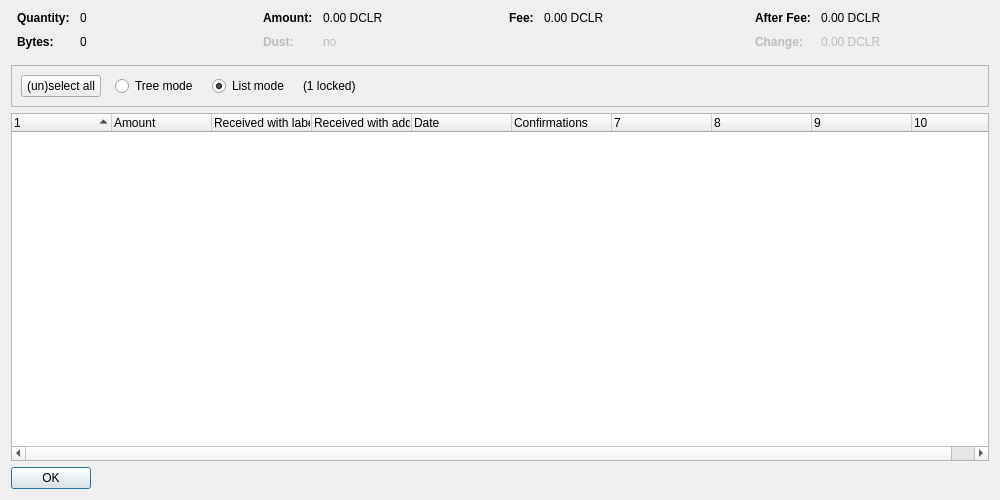
<?xml version="1.0" encoding="UTF-8"?>
<ui version="4.0">
 <class>CoinControlDialog</class>
 <widget class="QDialog" name="CoinControlDialog">
  <property name="geometry">
   <rect>
    <x>0</x>
    <y>0</y>
    <width>1000</width>
    <height>500</height>
   </rect>
  </property>
  <property name="windowTitle">
   <string>Coin Selection</string>
  </property>
  <layout class="QVBoxLayout" name="verticalLayout">
   <item>
    <layout class="QHBoxLayout" name="horizontalLayoutTop" stretch="0,0,0,0">
     <property name="topMargin">
      <number>0</number>
     </property>
     <property name="bottomMargin">
      <number>10</number>
     </property>
     <item>
      <layout class="QFormLayout" name="formLayoutCoinControl1">
       <property name="horizontalSpacing">
        <number>10</number>
       </property>
       <property name="verticalSpacing">
        <number>10</number>
       </property>
       <property name="leftMargin">
        <number>6</number>
       </property>
       <property name="rightMargin">
        <number>6</number>
       </property>
       <item row="0" column="0">
        <widget class="QLabel" name="labelCoinControlQuantityText">
         <property name="font">
          <font>
           <weight>75</weight>
           <bold>true</bold>
          </font>
         </property>
         <property name="text">
          <string>Quantity:</string>
         </property>
        </widget>
       </item>
       <item row="0" column="1">
        <widget class="QLabel" name="labelCoinControlQuantity">
         <property name="cursor">
          <cursorShape>IBeamCursor</cursorShape>
         </property>
         <property name="contextMenuPolicy">
          <enum>Qt::ActionsContextMenu</enum>
         </property>
         <property name="text">
          <string notr="true">0</string>
         </property>
         <property name="textInteractionFlags">
          <set>Qt::LinksAccessibleByMouse|Qt::TextSelectableByKeyboard|Qt::TextSelectableByMouse</set>
         </property>
        </widget>
       </item>
       <item row="1" column="0">
        <widget class="QLabel" name="labelCoinControlBytesText">
         <property name="font">
          <font>
           <weight>75</weight>
           <bold>true</bold>
          </font>
         </property>
         <property name="text">
          <string>Bytes:</string>
         </property>
        </widget>
       </item>
       <item row="1" column="1">
        <widget class="QLabel" name="labelCoinControlBytes">
         <property name="cursor">
          <cursorShape>IBeamCursor</cursorShape>
         </property>
         <property name="contextMenuPolicy">
          <enum>Qt::ActionsContextMenu</enum>
         </property>
         <property name="text">
          <string notr="true">0</string>
         </property>
         <property name="textInteractionFlags">
          <set>Qt::LinksAccessibleByMouse|Qt::TextSelectableByKeyboard|Qt::TextSelectableByMouse</set>
         </property>
        </widget>
       </item>
      </layout>
     </item>
     <item>
      <layout class="QFormLayout" name="formLayoutCoinControl2">
       <property name="horizontalSpacing">
        <number>10</number>
       </property>
       <property name="verticalSpacing">
        <number>10</number>
       </property>
       <property name="leftMargin">
        <number>6</number>
       </property>
       <property name="rightMargin">
        <number>6</number>
       </property>
       <item row="0" column="0">
        <widget class="QLabel" name="labelCoinControlAmountText">
         <property name="font">
          <font>
           <weight>75</weight>
           <bold>true</bold>
          </font>
         </property>
         <property name="text">
          <string>Amount:</string>
         </property>
        </widget>
       </item>
       <item row="0" column="1">
        <widget class="QLabel" name="labelCoinControlAmount">
         <property name="cursor">
          <cursorShape>IBeamCursor</cursorShape>
         </property>
         <property name="contextMenuPolicy">
          <enum>Qt::ActionsContextMenu</enum>
         </property>
         <property name="text">
          <string notr="true">0.00 DCLR</string>
         </property>
         <property name="textInteractionFlags">
          <set>Qt::LinksAccessibleByMouse|Qt::TextSelectableByKeyboard|Qt::TextSelectableByMouse</set>
         </property>
        </widget>
       </item>
       <item row="1" column="0">
        <widget class="QLabel" name="labelCoinControlLowOutputText">
         <property name="enabled">
          <bool>false</bool>
         </property>
         <property name="font">
          <font>
           <weight>75</weight>
           <bold>true</bold>
          </font>
         </property>
         <property name="text">
          <string>Dust:</string>
         </property>
        </widget>
       </item>
       <item row="1" column="1">
        <widget class="QLabel" name="labelCoinControlLowOutput">
         <property name="enabled">
          <bool>false</bool>
         </property>
         <property name="cursor">
          <cursorShape>IBeamCursor</cursorShape>
         </property>
         <property name="contextMenuPolicy">
          <enum>Qt::ActionsContextMenu</enum>
         </property>
         <property name="text">
          <string notr="true">no</string>
         </property>
         <property name="textInteractionFlags">
          <set>Qt::LinksAccessibleByMouse|Qt::TextSelectableByKeyboard|Qt::TextSelectableByMouse</set>
         </property>
        </widget>
       </item>
      </layout>
     </item>
     <item>
      <layout class="QFormLayout" name="formLayoutCoinControl3">
       <property name="horizontalSpacing">
        <number>10</number>
       </property>
       <property name="verticalSpacing">
        <number>10</number>
       </property>
       <property name="leftMargin">
        <number>6</number>
       </property>
       <property name="rightMargin">
        <number>6</number>
       </property>
       <item row="0" column="0">
        <widget class="QLabel" name="labelCoinControlFeeText">
         <property name="font">
          <font>
           <weight>75</weight>
           <bold>true</bold>
          </font>
         </property>
         <property name="text">
          <string>Fee:</string>
         </property>
        </widget>
       </item>
       <item row="0" column="1">
        <widget class="QLabel" name="labelCoinControlFee">
         <property name="cursor">
          <cursorShape>IBeamCursor</cursorShape>
         </property>
         <property name="contextMenuPolicy">
          <enum>Qt::ActionsContextMenu</enum>
         </property>
         <property name="text">
          <string notr="true">0.00 DCLR</string>
         </property>
         <property name="textInteractionFlags">
          <set>Qt::LinksAccessibleByMouse|Qt::TextSelectableByKeyboard|Qt::TextSelectableByMouse</set>
         </property>
        </widget>
       </item>
      </layout>
     </item>
     <item>
      <layout class="QFormLayout" name="formLayoutCoinControl4">
       <property name="horizontalSpacing">
        <number>10</number>
       </property>
       <property name="verticalSpacing">
        <number>10</number>
       </property>
       <property name="leftMargin">
        <number>6</number>
       </property>
       <property name="rightMargin">
        <number>6</number>
       </property>
       <item row="0" column="0">
        <widget class="QLabel" name="labelCoinControlAfterFeeText">
         <property name="font">
          <font>
           <weight>75</weight>
           <bold>true</bold>
          </font>
         </property>
         <property name="text">
          <string>After Fee:</string>
         </property>
        </widget>
       </item>
       <item row="0" column="1">
        <widget class="QLabel" name="labelCoinControlAfterFee">
         <property name="cursor">
          <cursorShape>IBeamCursor</cursorShape>
         </property>
         <property name="contextMenuPolicy">
          <enum>Qt::ActionsContextMenu</enum>
         </property>
         <property name="text">
          <string notr="true">0.00 DCLR</string>
         </property>
         <property name="textInteractionFlags">
          <set>Qt::LinksAccessibleByMouse|Qt::TextSelectableByKeyboard|Qt::TextSelectableByMouse</set>
         </property>
        </widget>
       </item>
       <item row="1" column="0">
        <widget class="QLabel" name="labelCoinControlChangeText">
         <property name="enabled">
          <bool>false</bool>
         </property>
         <property name="font">
          <font>
           <weight>75</weight>
           <bold>true</bold>
          </font>
         </property>
         <property name="text">
          <string>Change:</string>
         </property>
        </widget>
       </item>
       <item row="1" column="1">
        <widget class="QLabel" name="labelCoinControlChange">
         <property name="enabled">
          <bool>false</bool>
         </property>
         <property name="cursor">
          <cursorShape>IBeamCursor</cursorShape>
         </property>
         <property name="contextMenuPolicy">
          <enum>Qt::ActionsContextMenu</enum>
         </property>
         <property name="text">
          <string notr="true">0.00 DCLR</string>
         </property>
         <property name="textInteractionFlags">
          <set>Qt::LinksAccessibleByMouse|Qt::TextSelectableByKeyboard|Qt::TextSelectableByMouse</set>
         </property>
        </widget>
       </item>
      </layout>
     </item>
    </layout>
   </item>
   <item>
    <widget class="QFrame" name="frame">
     <property name="minimumSize">
      <size>
       <width>0</width>
       <height>40</height>
      </size>
     </property>
     <property name="frameShape">
      <enum>QFrame::StyledPanel</enum>
     </property>
     <property name="frameShadow">
      <enum>QFrame::Sunken</enum>
     </property>
     <layout class="QHBoxLayout" name="horizontalLayout">
      <item>
       <layout class="QHBoxLayout" name="horizontalLayoutPanel" stretch="0,0,0,0,0">
        <property name="spacing">
         <number>14</number>
        </property>
        <item>
         <widget class="QPushButton" name="pushButtonSelectAll">
          <property name="sizePolicy">
           <sizepolicy hsizetype="Maximum" vsizetype="Fixed">
            <horstretch>0</horstretch>
            <verstretch>0</verstretch>
           </sizepolicy>
          </property>
          <property name="text">
           <string>(un)select all</string>
          </property>
          <property name="autoDefault">
           <bool>false</bool>
          </property>
         </widget>
        </item>
        <item>
         <widget class="QRadioButton" name="radioTreeMode">
          <property name="sizePolicy">
           <sizepolicy hsizetype="Maximum" vsizetype="Fixed">
            <horstretch>0</horstretch>
            <verstretch>0</verstretch>
           </sizepolicy>
          </property>
          <property name="text">
           <string>Tree mode</string>
          </property>
         </widget>
        </item>
        <item>
         <widget class="QRadioButton" name="radioListMode">
          <property name="sizePolicy">
           <sizepolicy hsizetype="Maximum" vsizetype="Fixed">
            <horstretch>0</horstretch>
            <verstretch>0</verstretch>
           </sizepolicy>
          </property>
          <property name="text">
           <string>List mode</string>
          </property>
          <property name="checked">
           <bool>true</bool>
          </property>
         </widget>
        </item>
        <item>
         <widget class="QLabel" name="labelLocked">
          <property name="text">
           <string notr="true">(1 locked)</string>
          </property>
         </widget>
        </item>
        <item>
         <spacer name="horizontalSpacer">
          <property name="orientation">
           <enum>Qt::Horizontal</enum>
          </property>
          <property name="sizeHint" stdset="0">
           <size>
            <width>40</width>
            <height>20</height>
           </size>
          </property>
         </spacer>
        </item>
       </layout>
      </item>
     </layout>
    </widget>
   </item>
   <item>
    <widget class="CoinControlTreeWidget" name="treeWidget">
     <property name="contextMenuPolicy">
      <enum>Qt::CustomContextMenu</enum>
     </property>
     <property name="sortingEnabled">
      <bool>false</bool>
     </property>
     <property name="columnCount">
      <number>10</number>
     </property>
     <attribute name="headerShowSortIndicator" stdset="0">
      <bool>true</bool>
     </attribute>
     <attribute name="headerStretchLastSection">
      <bool>false</bool>
     </attribute>
     <column>
      <property name="text">
       <string/>
      </property>
     </column>
     <column>
      <property name="text">
       <string>Amount</string>
      </property>
     </column>
     <column>
      <property name="text">
       <string>Received with label</string>
      </property>
     </column>
     <column>
      <property name="text">
       <string>Received with address</string>
      </property>
     </column>
     <column>
      <property name="text">
       <string>Date</string>
      </property>
     </column>
     <column>
      <property name="text">
       <string>Confirmations</string>
      </property>
      <property name="toolTip">
       <string>Confirmed</string>
      </property>
     </column>
     <column>
      <property name="text">
       <string/>
      </property>
     </column>
     <column>
      <property name="text">
       <string/>
      </property>
     </column>
     <column>
      <property name="text">
       <string/>
      </property>
     </column>
     <column>
      <property name="text">
       <string/>
      </property>
     </column>
    </widget>
   </item>
   <item>
    <widget class="QDialogButtonBox" name="buttonBox">
     <property name="sizePolicy">
      <sizepolicy hsizetype="Maximum" vsizetype="Fixed">
       <horstretch>0</horstretch>
       <verstretch>0</verstretch>
      </sizepolicy>
     </property>
     <property name="orientation">
      <enum>Qt::Horizontal</enum>
     </property>
     <property name="standardButtons">
      <set>QDialogButtonBox::Ok</set>
     </property>
    </widget>
   </item>
  </layout>
 </widget>
 <customwidgets>
  <customwidget>
   <class>CoinControlTreeWidget</class>
   <extends>QTreeWidget</extends>
   <header>coincontroltreewidget.h</header>
  </customwidget>
 </customwidgets>
 <resources/>
 <connections/>
</ui>
